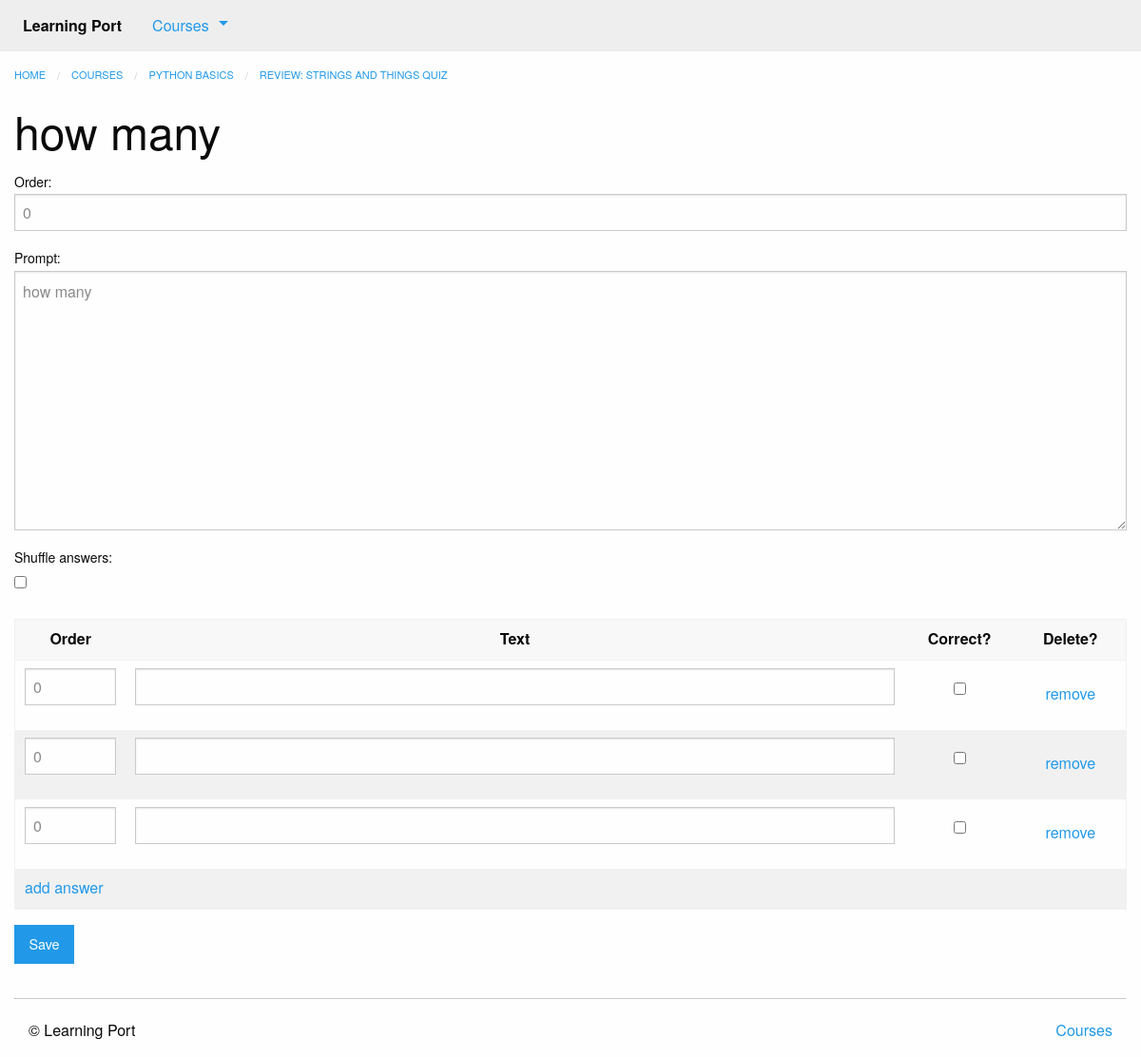
Page /courses/1/edit_question/1/ (signed in) on the committed database.
### courses/models.py (models this page shows, shortened)
class Step(models.Model):
    title = models.CharField(max_length=255)
    description = models.TextField()
    order = models.IntegerField(default=0)
    course = models.ForeignKey(Course)
    class Meta:
        abstract = True
        ordering = ['order',]

class Quiz(Step):
    total_questions = models.IntegerField(default=4)
    class Meta:
        verbose_name_plural = "Quizzes"

class Course(models.Model):
    created_at = models.DateTimeField(auto_now_add=True)
    title = models.CharField(max_length=255)
    description = models.TextField()

class Question(models.Model):
    quiz = models.ForeignKey(Quiz)
    order = models.IntegerField(default=0)
    prompt = models.TextField()
    class Meta:
        ordering = ['order',]

### courses/views.py (the view, shortened to what this page needs)
# urls.py: url(r'(?P<quiz_pk>\d+)/edit_question/(?P<question_pk>\d+)/$', views.edit_question,
@login_required
def edit_question(request, quiz_pk, question_pk):
    question = get_object_or_404(models.Question,
                                 pk=question_pk, quiz_id=quiz_pk)
    if hasattr(question, 'truefalsequestion'):
        form_class = forms.TrueFalseQuestionForm
        question = question.truefalsequestion
    else:
        form_class = forms.MultipleChoiceQuestionForm
        question = question.multiplechoicequestion
    form = form_class(instance=question)
    answer_forms = forms.AnswerInlineFormSet(
        queryset=form.instance.answer_set.all()
    )
    return render(request, 'courses/question_form.html', {
            'form': form,
            'quiz': question.quiz,
            'formset': answer_forms
    })

### courses/forms.py
class MultipleChoiceQuestionForm(QuestionForm):
    class Meta:
        model = models.MultipleChoiceQuestion
        fields = [
            'order',
            'prompt',
            'shuffle_answers'
        ]

### courses/templatetags/course_extras.py (called while the page is built)
@register.inclusion_tag('courses/course_nav.html')
def nav_courses_list():
    courses = Course.objects.all()
    return {'courses': courses }

### courses/templates/courses/question_form.html (shortened to what this page needs)
{% extends "courses/layout.html" %}
{% load course_extras %}
{% block breadcrumbs %}
    <li><a href="{% url 'courses:detail' pk=quiz.course.pk %}">{{ quiz.course.title }}</a></li>
    <li><a href="{% url 'courses:quiz' course_pk=quiz.course.pk step_pk=quiz.pk %}">{{ quiz.title }}</a></li>
{% endblock %}
{% block content %}
    <div class="row columns">
    {{ block.super }}
    <h1>{{ form.instance.prompt|default:"Make a new question" }}</h1>
    <form method="POST" action="">
        {{ form.as_p }}
        <table role="grid" class="stack hover" style="width:100%">
          <thead>
            <tr>
              <th scope="col" class="text-center" style="width: 10%">Order</th>
              <th scope="col" class="text-center">Text</th>
              <th scope="col" class="text-center" style="width: 10%">Correct?</th>
              <th scope="col" class="text-center" style="width: 10%">Delete?</th>
            </tr>
          </thead>
          <tbody class="order">
            {% for form in formset %}
              <tr class="answer-form {% if form.instance.pk %}item{% else %}new{% endif %}">
                <td>{{ form.id }}{{ form.order }}</td>
                <td>{{ form.text }}</td>
                <td class="text-center">{{ form.correct }}</td>
                {% if form.instance.pk %}
                  <td class="text-center">{{ form.DELETE }}</td>
                {% else %}
                  <td class="text-center">
                  </td>
                {% endif %}
              </tr>
            {% endfor %}
          </tbody>
        </table>
        <input type="submit" class="button" value="Save">
    </form>
</div>
{% endblock %}
{% block css %}
  {{ form.media.css }}
{% endblock %}
{% block javascript %}
  {% load static from staticfiles %}
{% endblock %}

### rows in the picture
Quiz: course "PYTHON BASICS", title "REVIEW: STRINGS AND THINGS QUIZ"
Question: instance.prompt "how many", order "0", prompt "how many"
